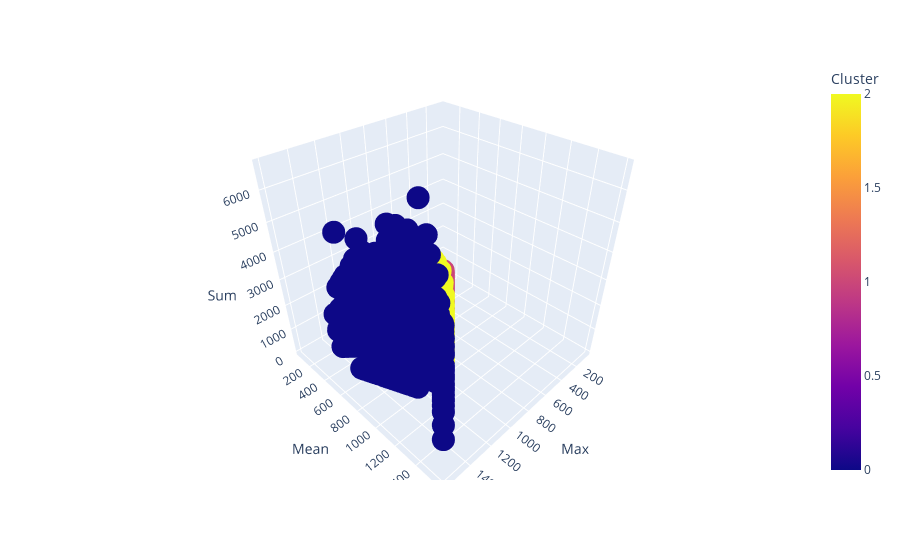

The notebook cell saved with this chart:
### Code cell
fig = px.scatter_3d(data_frame = kmeans_customer, x='Max', y='Mean', z='Sum', color='Cluster')

fig.show()

### Figure 1 — Plotly figure (JSON) as saved in the notebook; plotly's stock layout.template omitted (floating-point values rounded to 4 significant figures; data arrays with more than 128 entries replaced by an {"elided": "..."} marker saying what was removed)
{"data": [{"hovertemplate": "Max=%{x}<br>Mean=%{y}<br>Sum=%{z}<br>Cluster=%{marker.color}<extra></extra>", "legendgroup": "", "marker": {"color": {"elided": "6773 int values"}, "coloraxis": "coloraxis", "symbol": "circle"}, "mode": "markers", "name": "", "scene": "scene", "showlegend": false, "type": "scatter3d", "x": {"elided": "6773 float values"}, "y": {"elided": "6773 float values"}, "z": {"elided": "6773 float values"}}], "layout": {"coloraxis": {"colorbar": {"title": {"text": "Cluster"}}, "colorscale": [[0, "#0d0887"], [0.1111, "#46039f"], [0.2222, "#7201a8"], [0.3333, "#9c179e"], [0.4444, "#bd3786"], [0.5556, "#d8576b"], [0.6667, "#ed7953"], [0.7778, "#fb9f3a"], [0.8889, "#fdca26"], [1, "#f0f921"]]}, "legend": {"tracegroupgap": 0}, "margin": {"t": 60}, "scene": {"domain": {"x": [0, 1], "y": [0, 1]}, "xaxis": {"title": {"text": "Max"}}, "yaxis": {"title": {"text": "Mean"}}, "zaxis": {"title": {"text": "Sum"}}}}}
